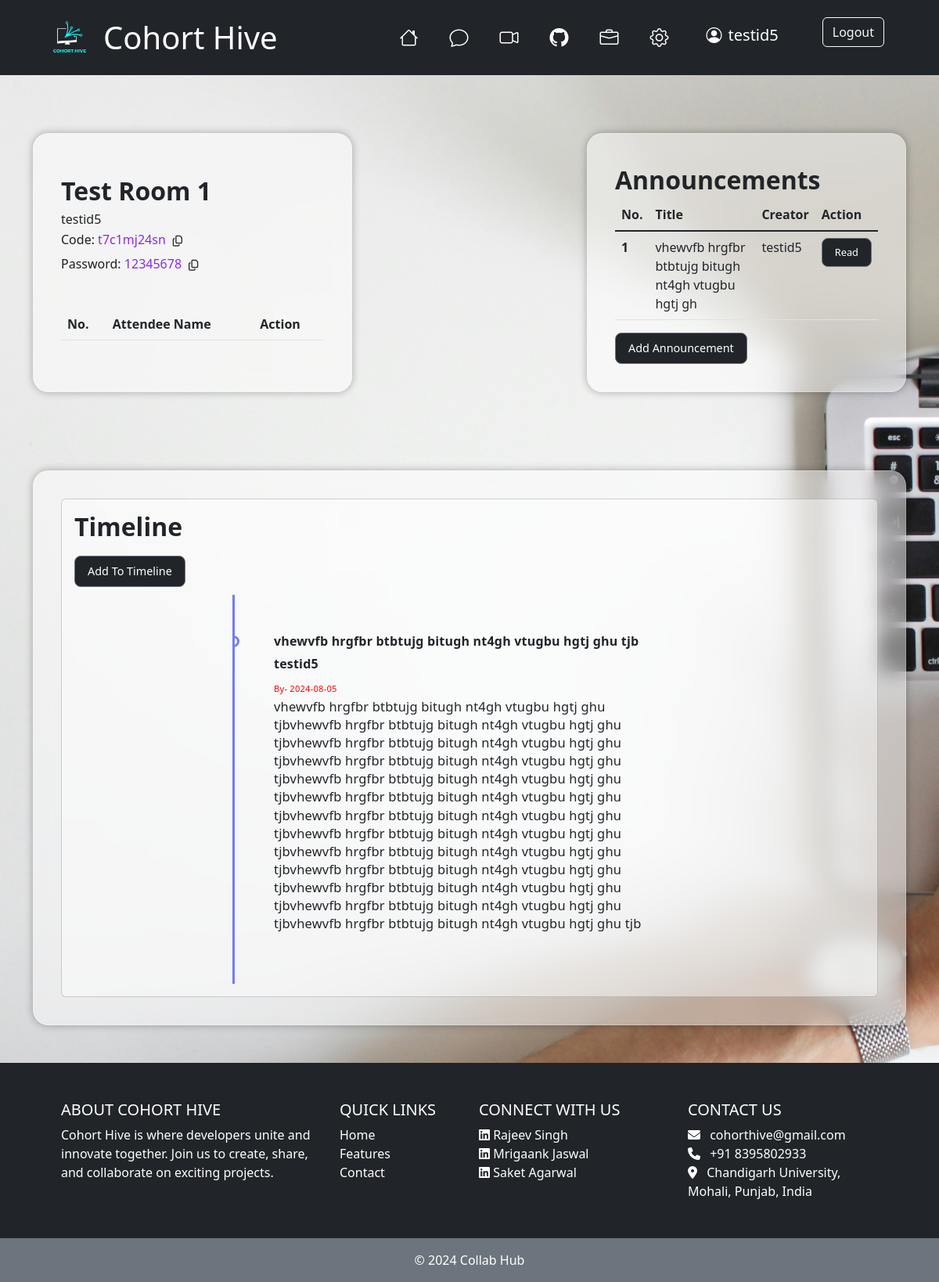
Screenshot of /rooms/index.php?room=t7c1mj24sn (signed in) with the database file from the repository.
### tables this page shows
CREATE TABLE `users` (
  `ID` varchar(20) NOT NULL,
  `Name` varchar(30) NOT NULL,
  `Username` varchar(50) NOT NULL,
  `Email` varchar(100) NOT NULL,
  `Password` varchar(100) NOT NULL,
  `Created_On` datetime NOT NULL DEFAULT current_timestamp()
);

CREATE TABLE `announcements` (
  `ID` int(11) NOT NULL,
  `Room_ID` varchar(20) NOT NULL,
  `User_ID` varchar(20) NOT NULL,
  `Title` varchar(50) NOT NULL,
  `Description` varchar(400) NOT NULL,
  `Created_On` datetime NOT NULL DEFAULT current_timestamp()
);

CREATE TABLE `timeline` (
  `ID` int(11) NOT NULL,
  `Owner_ID` varchar(20) NOT NULL,
  `Room_ID` varchar(20) NOT NULL,
  `Title` varchar(100) NOT NULL,
  `Deadline` varchar(20) NOT NULL,
  `Details` varchar(1200) NOT NULL,
  `Created_on` datetime NOT NULL DEFAULT current_timestamp()
);

### rooms/index-php.php (called while the page is built, shortened)
<?php
  require_once "../components/config.php";
  if (isset($_GET['room'])) {
    $room_code = $_GET['room'];
}
else{
    header("Location:../index.php");
}
$query = $conn->prepare("SELECT Owner_ID FROM `rooms` WHERE ID = ?");
$query->bind_param("s", $_SESSION['room_id']);
$query->execute();
$result = $query->get_result();
$owner_id = $result->fetch_assoc()['Owner_ID'];
$query = $conn->prepare("SELECT Name FROM `users` WHERE ID = ?");
$query->bind_param("s", $owner_id);
$query->execute();
$result = $query->get_result();
$owner_name = $result->fetch_assoc()['Name'];
$sql = "SELECT a.ID, a.Title, a.Description, a.User_ID, u.Name
        FROM announcements a
        LEFT JOIN users u ON a.User_ID = u.ID
        WHERE Room_ID = ?
        ORDER BY a.ID DESC";
$stmt = $conn->prepare($sql);
$stmt->bind_param("s", $_SESSION['room_id']);
$stmt->execute();
$result = $stmt->get_result();
$rowNumber = 1;
?>

### rooms/timeline.php (called while the page is built, shortened)
<?php
$roomId = $_SESSION['room_id'];
$timeline_sql ="SELECT
        timeline.ID,
        timeline.Title,
        timeline.Deadline,
        timeline.Details,
        users.Name AS Owner_name
    FROM
        `timeline`
    JOIN
        `users` ON timeline.Owner_ID = users.ID
    WHERE
        timeline.Room_ID = ?
    ORDER BY
        timeline.ID ASC
";
$timeline_stmt = $conn->prepare($timeline_sql);
$timeline_stmt->bind_param("s", $roomId);
$timeline_stmt->execute();
$timeline_result = $timeline_stmt->get_result();
if ($timeline_result && $timeline_result->num_rows > 0) {
    $timelineEntries = $timeline_result->fetch_all(MYSQLI_ASSOC);
}
?>

### rooms/index.php (the view, shortened to what this page needs)
<?php
require_once "../components/config.php";
?>
<?php require_once "index-php.php"; ?>
<!DOCTYPE html>
<html lang="en">
<head>
    <link rel="stylesheet" href="css/index.css">
    <link href="https://cdn.jsdelivr.net/npm/bootstrap@5.2.3/dist/css/bootstrap.min.css" rel="stylesheet">
    <link rel="stylesheet" href="https://cdnjs.cloudflare.com/ajax/libs/font-awesome/6.5.2/css/all.min.css" />
    <link rel="stylesheet" href="https://cdnjs.cloudflare.com/ajax/libs/bootstrap-icons/1.5.0/font/bootstrap-icons.min.css">
</head>
<body>
   <?php require_once "components/header.php";?>
    <div class="container">
      <div class="startSec">
        <div class="roomDet">
          <div class="roomName"><?php echo  $_SESSION['room_name']; ?></div>
          <div class="ownerName"><?php echo  $owner_name; ?></div>
          <div id="roomId" class="roomsubdet"><span class="idtitle">Code: </span><?php echo $room_code; ?><button class="btn btn-sm" onclick="copyID()"><i class="fa-regular fa-copy"></i></button></div>
          <div id="roomPass" class="roomsubdet"><span class="idtitle">Password: </span><?php echo  $_SESSION['room_password']; ?><button class="btn btn-sm" onclick="copyPass()"><i class="fa-regular fa-copy"></i></button></div>
            <div class="attendeeList">
              <table class="table">
                <thead>
                  <tr>
                    <th scope="col">No.</th>
                    <th scope="col">Attendee Name</th>
                    <th scope="col">Action</th>
                    </tr>
                </thead>
              </table>
            </div>
        </div>
        <div class="announcements">
          <div class="accouncementsContent">
            <div class="roomName">Announcements</div>
            <div class="annTable">
              <table class="table">
                <thead>
                  <tr>
                    <th scope="col">No.</th>
                    <th scope="col">Title</th>
                    <th scope="col">Creator</th>
                    <th scope="col">Action</th>
                  </tr>
                </thead>
                <tbody class="table-group-divider">
                  <?php
                  if ($result->num_rows > 0) {
                    while ($row = $result->fetch_assoc()) {
                      $title = htmlspecialchars($row['Title']);
                      $description = htmlspecialchars($row['Description']);
                      $creator = htmlspecialchars($row['Name']);
                      echo '<tr>';
                      echo '<th scope="row">' . $rowNumber . '</th>';
                      echo '<td>' . $title . '</td>';
                      echo '<td>' . $creator . '</td>';
                      echo '<td><button class="btn btn-outline-secondary btn-lg btn-dark seeAnnouncements" style="--bs-btn-font-size: 0.8rem; --bs-btn-color: white" data-title="' . $title . '" data-description="' . $description . '" onclick="showAnnouncementDetails(this)">Read</button></td>';
                      echo '</tr>';
                      $rowNumber++;
                    }
                  } else {
                      echo '<tr><td colspan="4">No announcements found.</td></tr>';
                    }
                  ?>
                </tbody>
              </table>
            </div>
            <div class="addAnnouncement"><button class="btn btn-outline-secondary btn-lg btn-dark addAnnouncement" style="--bs-btn-font-size: 0.9rem; --bs-btn-color: white">Add Announcement</button></div>
          </div>
        </div>
      </div>
      <div class="timelinePart">
            <div class="row">
              <div class="col-md-12">
                  <div class="card" style="background: rgba(255, 255, 255, 0.45);">
                      <div class="card-body" >
                        <div class="timelineHead">
                          <h6 class="card-title">Timeline</h6>
                          <div class="addToTimeline"><button class="btn btn-outline-secondary btn-lg btn-dark addToTimelineBtn" style="--bs-btn-font-size: 0.9rem; --bs-btn-color: white">Add To Timeline</button></div>
                        </div>
                          <div id="content">
                              <ul class="timeline" >
                                <?php
                                require_once "timeline.php";
                                if(!empty($timelineEntries)){
                                  foreach ($timelineEntries as $timeline_entry){ ?>
                                  <li class="event" data-date="<?php echo htmlspecialchars($timeline_entry['Deadline']); ?>">
                                      <h3><?php echo htmlspecialchars($timeline_entry['Title']) ?></h3>
                                      <h2><?php  echo $timeline_entry['Owner_name']; ?></h2>
                                      <div class="deadline">By- <span><?php  echo $timeline_entry['Deadline']; ?></span></div>
                                      <p><?php echo  $timeline_entry['Details']; ?></p>
                                  </li>
                                  <?php } ?>
                                <?php } else{ ?>
                                    <li> No Timeline Found</li>
                                  <?php } ?>
                              </ul>
                          </div>
                      </div>
                  </div>
              </div>
          </div>
          </div>
      </div>
  <?php require_once "../components/footer.php";?>
</body>
</html>

### rows the page displays
users: Name "testid5"
announcements: Title "vhewvfb hrgfbr btbtujg bitugh nt4gh vtugbu hgtj gh", User_ID.Name "testid5"
timeline: Title "vhewvfb hrgfbr btbtujg bitugh nt4gh vtugbu hgtj ghu tjb", users.Name "testid5", Deadline "2024-08-05", Details "vhewvfb hrgfbr btbtujg bitugh nt4gh vtugbu hgtj ghu tjbvhewvfb hrgfbr btbtujg bitugh nt4gh vtugbu hgtj ghu tjbvhewvfb hrgfbr btbtujg bitugh nt4gh vtugbu hgtj ghu tjbvhewvfb hrgfbr btbtujg bitugh nt4gh vtugbu hgtj ghu tjbvhewvfb hrgfbr btbtujg bitugh nt4gh vtugbu hgtj ghu tjbvhewvfb hrgfbr btbtujg bitugh nt4gh vtugbu hgtj ghu tjbvhewvfb hrgfbr btbtujg bitugh nt4gh vtugbu hgtj ghu tjbvhewvfb hrgfbr btbtujg bitugh nt4gh vtugbu hgtj ghu tjbvhewvfb hrgfbr btbtujg bitugh nt4gh vtugbu hgtj ghu tjbvhewvfb hrgfbr btbtujg bitugh nt4gh vtugbu hgtj ghu tjbvhewvfb hrgfbr btbtujg bitugh nt4gh vtugbu hgtj ghu tjbvhewvfb hrgfbr btbtujg bitugh nt4gh vtugbu hgtj ghu tjbvhewvfb hrgfbr btbtujg bitugh nt4gh…"

### other values shown
$_SESSION['username'] "testid5"
$_SESSION['room_name'] "Test Room 1"
$room_code "t7c1mj24sn"
$_SESSION['room_password'] "12345678"
